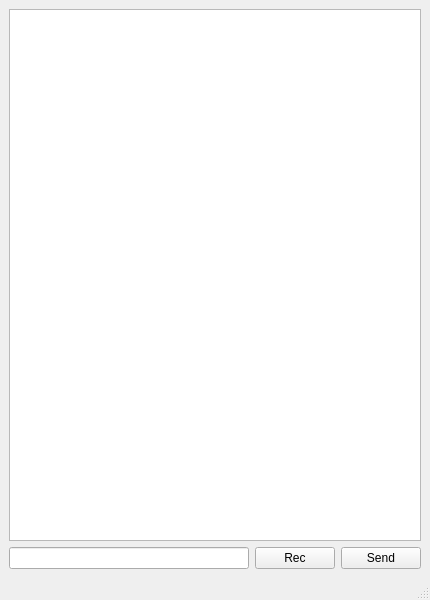
<?xml version="1.0" encoding="UTF-8"?>
<ui version="4.0">
 <class>MainWindow</class>
 <widget class="QMainWindow" name="MainWindow">
  <property name="geometry">
   <rect>
    <x>0</x>
    <y>0</y>
    <width>430</width>
    <height>600</height>
   </rect>
  </property>
  <property name="windowTitle">
   <string>MainWindow</string>
  </property>
  <widget class="QWidget" name="centralwidget">
   <layout class="QVBoxLayout" name="verticalLayout_2">
    <item>
     <layout class="QVBoxLayout" name="verticalLayout">
      <item>
       <widget class="QTextEdit" name="outputLine"/>
      </item>
      <item>
       <layout class="QHBoxLayout" name="horizontalLayout_2">
        <item>
         <widget class="QLineEdit" name="inputLine"/>
        </item>
        <item>
         <widget class="QPushButton" name="rec_btn">
          <property name="text">
           <string>Rec</string>
          </property>
         </widget>
        </item>
        <item>
         <widget class="QPushButton" name="sendButton">
          <property name="text">
           <string>Send</string>
          </property>
         </widget>
        </item>
       </layout>
      </item>
     </layout>
    </item>
   </layout>
  </widget>
  <widget class="QMenuBar" name="menubar">
   <property name="geometry">
    <rect>
     <x>0</x>
     <y>0</y>
     <width>430</width>
     <height>26</height>
    </rect>
   </property>
  </widget>
  <widget class="QStatusBar" name="statusbar"/>
 </widget>
 <resources/>
 <connections/>
</ui>
